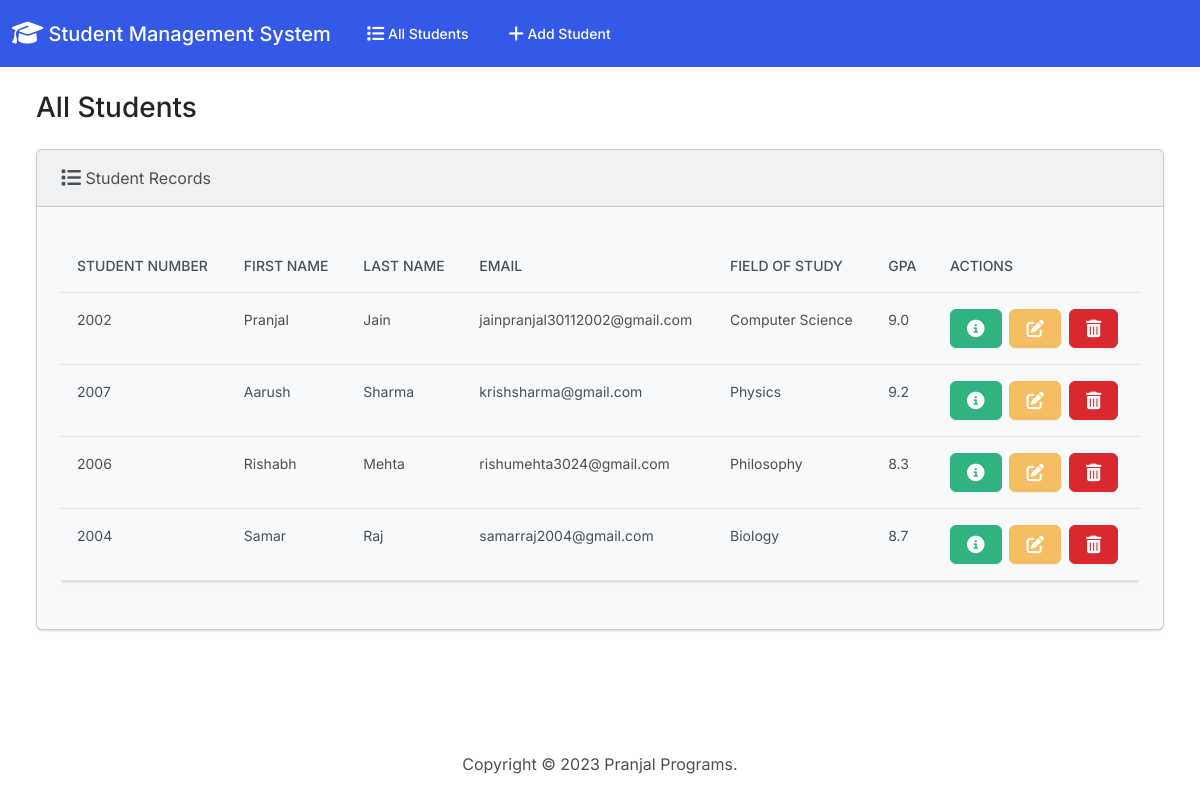
The page / on the database its author committed.
### students/models.py (models this page shows, shortened)
class Student(models.Model):
  student_number = models.PositiveIntegerField()
  first_name = models.CharField(max_length=50)
  last_name = models.CharField(max_length=50)
  email = models.EmailField(max_length=100)
  field_of_study = models.CharField(max_length=50)
  gpa = models.FloatField()

### students/views.py (the view)
# urls.py: path('',views.index, name='index'),
def index(request):
  return render(request, 'students/index.html', {
    'students': Student.objects.all()
  })

### students/templates/students/index.html (shortened to what this page needs)
{% extends "students/base.html" %}
{% block body %}
<h3 class="m-4">All Students</h3>
<div class="row">
  <div class="col-12">
    {% if students %}
    <div class="card bg-light ms-4 me-4 mb-4">
      <div class="card-header">
        <i class="fa-solid fa-list fa-lg"></i> Student Records
      </div>
      <div class="card-body">
        <p class="card-text">
          <div class="table-responsive">
            <table class="table table-hover">
              <thead>
                <tr>
                  <th scope="col">Student Number</th>
                  <th scope="col">First Name</th>
                  <th scope="col">Last Name</th>
                  <th scope="col">Email</th>
                  <th scope="col">Field of Study</th>
                  <th scope="col">GPA</th>
                  <th scope="col">Actions</th>
                </tr>
              </thead>
              <tbody>
                {% for student in students %}
                  <tr>
                    <td>{{ student.student_number }}</td>
                    <td>{{ student.first_name }}</td>
                    <td>{{ student.last_name }}</td>
                    <td>{{ student.email }}</td>
                    <td>{{ student.field_of_study }}</td>
                    <td>{{ student.gpa }}</td>
                    <td>
                      <button type="button" class="btn btn-success me-1" href="{% url 'view_student' student.id %}" data-bs-toggle="modal" data-bs-target="#myModal{{student.id}}">
                      </button>
                      <a class="btn btn-warning me-1" href="{% url 'edit' student.id %}">
                      </a>
                      <button type="button" class="btn btn-danger" data-bs-toggle="modal" data-bs-target="#delete{{student.id}}">
                      </button>
                    </td>
                  </tr>
                {% endfor %}
              </tbody>
            </table>
          </div>
        </p>
      </div>
    </div>
    {% else %}
      <h5 class="alert alert-primary ms-4 me-4">No Student Records</h5>
    {% endif %}
  </div>
</div>
{% endblock %}

### students/templates/students/base.html (shortened to what this page needs)
{% load static %}
<!DOCTYPE html>
<html lang="en">
  <head>
    <link rel="stylesheet" href="https://cdnjs.cloudflare.com/ajax/libs/font-awesome/6.1.1/css/all.min.css">
    <link href="{% static 'css/bootstrap.min.css' %}" rel="stylesheet">
  </head>
  <body class="d-flex flex-column min-vh-100">
    <nav class="navbar navbar-expand-lg navbar-dark bg-primary">
      <div class="container-fluid">
        <a class="navbar-brand" href="{% url 'index' %}">
          <i class="fa-solid fa-graduation-cap fa-lg"></i> Student Management System
        </a>
        <div class="collapse navbar-collapse" id="navbarColor01">
          <ul class="navbar-nav me-auto">
            <li class="nav-item">
              <a class="nav-link" href="{% url 'index' %}">
                 All Students
              </a>
            </li>
            <li class="nav-item">
              <a class="nav-link" href="{% url 'add' %}">
                 Add Student
              </a>
            </li>
          </ul>
        </div>
      </div>
    </nav>
    <div class="container-fluid">
      {% block body %}
      {% endblock %}
    </div>
    <footer class="mt-auto mb-4">
      <div class="text-center">
        <span>
          Copyright &copy; <script>document.write(new Date().getFullYear())</script> Pranjal Programs.
        </span>
      </div>
    </footer>
  </body>
</html>

### rows shown on the page
Student: student_number "2002", first_name "Pranjal", last_name "Jain", email "jainpranjal30112002@gmail.com", field_of_study "Computer Science", gpa "9.0"
Student: student_number "2007", first_name "Aarush", last_name "Sharma", email "krishsharma@gmail.com", field_of_study "Physics", gpa "9.2"
Student: student_number "2006", first_name "Rishabh", last_name "Mehta", email "rishumehta3024@gmail.com", field_of_study "Philosophy", gpa "8.3"
Student: student_number "2004", first_name "Samar", last_name "Raj", email "samarraj2004@gmail.com", field_of_study "Biology", gpa "8.7"
